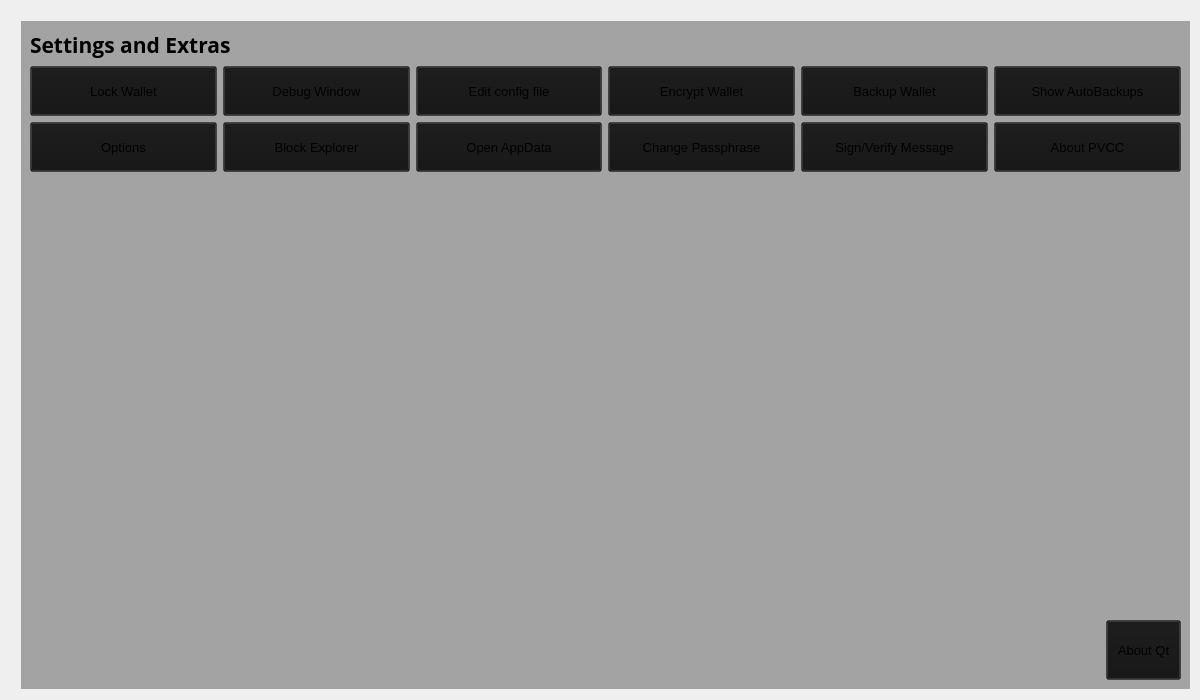
<?xml version="1.0" encoding="UTF-8"?>
<ui version="4.0">
 <class>SettingsPage</class>
 <widget class="QWidget" name="SettingsPage">
  <property name="windowModality">
   <enum>Qt::NonModal</enum>
  </property>
  <property name="enabled">
   <bool>true</bool>
  </property>
  <property name="geometry">
   <rect>
    <x>0</x>
    <y>0</y>
    <width>1200</width>
    <height>700</height>
   </rect>
  </property>
  <property name="sizePolicy">
   <sizepolicy hsizetype="Expanding" vsizetype="Expanding">
    <horstretch>0</horstretch>
    <verstretch>0</verstretch>
   </sizepolicy>
  </property>
  <property name="minimumSize">
   <size>
    <width>0</width>
    <height>0</height>
   </size>
  </property>
  <property name="acceptDrops">
   <bool>false</bool>
  </property>
  <property name="windowTitle">
   <string>Form</string>
  </property>
  <property name="styleSheet">
   <string notr="true"/>
  </property>
  <layout class="QGridLayout">
   <property name="sizeConstraint">
    <enum>QLayout::SetMaximumSize</enum>
   </property>
   <property name="leftMargin">
    <number>21</number>
   </property>
   <property name="topMargin">
    <number>21</number>
   </property>
   <property name="rightMargin">
    <number>10</number>
   </property>
   <item row="1" column="0">
    <widget class="QWidget" name="widget" native="true">
     <property name="sizePolicy">
      <sizepolicy hsizetype="Expanding" vsizetype="Expanding">
       <horstretch>0</horstretch>
       <verstretch>0</verstretch>
      </sizepolicy>
     </property>
     <property name="styleSheet">
      <string notr="true">background: transparent;
background-color: rgb(20, 20, 20, 0.35);
</string>
     </property>
     <layout class="QGridLayout" name="gridLayout01">
      <item row="2" column="0">
       <layout class="QHBoxLayout" name="horizontalLayout_3">
        <item>
         <widget class="QPushButton" name="options">
          <property name="minimumSize">
           <size>
            <width>0</width>
            <height>50</height>
           </size>
          </property>
          <property name="font">
           <font>
            <pointsize>10</pointsize>
           </font>
          </property>
          <property name="text">
           <string>Options</string>
          </property>
         </widget>
        </item>
        <item>
         <widget class="QPushButton" name="blockexplorer">
          <property name="minimumSize">
           <size>
            <width>0</width>
            <height>50</height>
           </size>
          </property>
          <property name="font">
           <font>
            <pointsize>10</pointsize>
           </font>
          </property>
          <property name="text">
           <string>Block Explorer</string>
          </property>
         </widget>
        </item>
        <item>
         <widget class="QPushButton" name="open_datafolder">
          <property name="minimumSize">
           <size>
            <width>0</width>
            <height>50</height>
           </size>
          </property>
          <property name="font">
           <font>
            <pointsize>10</pointsize>
           </font>
          </property>
          <property name="text">
           <string>Open AppData</string>
          </property>
         </widget>
        </item>
        <item>
         <widget class="QPushButton" name="changepassphrase">
          <property name="minimumSize">
           <size>
            <width>0</width>
            <height>50</height>
           </size>
          </property>
          <property name="font">
           <font>
            <pointsize>10</pointsize>
           </font>
          </property>
          <property name="text">
           <string>Change Passphrase</string>
          </property>
         </widget>
        </item>
        <item>
         <widget class="QPushButton" name="signmesage">
          <property name="minimumSize">
           <size>
            <width>0</width>
            <height>50</height>
           </size>
          </property>
          <property name="font">
           <font>
            <pointsize>10</pointsize>
           </font>
          </property>
          <property name="text">
           <string>Sign/Verify Message</string>
          </property>
         </widget>
        </item>
        <item>
         <widget class="QPushButton" name="aboutcoin">
          <property name="minimumSize">
           <size>
            <width>0</width>
            <height>50</height>
           </size>
          </property>
          <property name="font">
           <font>
            <pointsize>10</pointsize>
           </font>
          </property>
          <property name="text">
           <string>About PVCC</string>
          </property>
         </widget>
        </item>
       </layout>
      </item>
      <item row="6" column="0">
       <layout class="QHBoxLayout" name="horizontalLayout_5">
        <property name="bottomMargin">
         <number>0</number>
        </property>
        <item>
         <spacer name="horizontalSpacer">
          <property name="orientation">
           <enum>Qt::Horizontal</enum>
          </property>
          <property name="sizeHint" stdset="0">
           <size>
            <width>40</width>
            <height>20</height>
           </size>
          </property>
         </spacer>
        </item>
        <item>
         <widget class="QPushButton" name="aboutqt">
          <property name="minimumSize">
           <size>
            <width>60</width>
            <height>60</height>
           </size>
          </property>
          <property name="maximumSize">
           <size>
            <width>75</width>
            <height>16777215</height>
           </size>
          </property>
          <property name="font">
           <font>
            <pointsize>10</pointsize>
           </font>
          </property>
          <property name="text">
           <string>About Qt</string>
          </property>
         </widget>
        </item>
       </layout>
      </item>
      <item row="0" column="0">
       <layout class="QHBoxLayout" name="horizontalLayout_4">
        <property name="spacing">
         <number>7</number>
        </property>
        <item>
         <widget class="QLabel" name="label_5">
          <property name="font">
           <font>
            <family>Open Sans,sans-serif</family>
            <pointsize>16</pointsize>
            <weight>75</weight>
            <bold>true</bold>
           </font>
          </property>
          <property name="styleSheet">
           <string notr="true">background: transparent;</string>
          </property>
          <property name="text">
           <string>Settings and Extras</string>
          </property>
         </widget>
        </item>
        <item>
         <spacer name="horizontalSpacer_2">
          <property name="orientation">
           <enum>Qt::Horizontal</enum>
          </property>
          <property name="sizeHint" stdset="0">
           <size>
            <width>40</width>
            <height>20</height>
           </size>
          </property>
         </spacer>
        </item>
       </layout>
      </item>
      <item row="1" column="0">
       <layout class="QHBoxLayout" name="horizontalLayout_2">
        <item>
         <widget class="QPushButton" name="lockwallet">
          <property name="minimumSize">
           <size>
            <width>0</width>
            <height>50</height>
           </size>
          </property>
          <property name="font">
           <font>
            <pointsize>10</pointsize>
           </font>
          </property>
          <property name="text">
           <string>Lock Wallet</string>
          </property>
         </widget>
        </item>
        <item>
         <widget class="QPushButton" name="debugwindow">
          <property name="minimumSize">
           <size>
            <width>0</width>
            <height>50</height>
           </size>
          </property>
          <property name="font">
           <font>
            <pointsize>10</pointsize>
           </font>
          </property>
          <property name="text">
           <string>Debug Window</string>
          </property>
         </widget>
        </item>
        <item>
         <widget class="QPushButton" name="editconf">
          <property name="minimumSize">
           <size>
            <width>0</width>
            <height>50</height>
           </size>
          </property>
          <property name="font">
           <font>
            <pointsize>10</pointsize>
           </font>
          </property>
          <property name="text">
           <string>Edit config file</string>
          </property>
         </widget>
        </item>
        <item>
         <widget class="QPushButton" name="encryptwallet">
          <property name="minimumSize">
           <size>
            <width>0</width>
            <height>50</height>
           </size>
          </property>
          <property name="font">
           <font>
            <pointsize>10</pointsize>
           </font>
          </property>
          <property name="text">
           <string>Encrypt Wallet</string>
          </property>
         </widget>
        </item>
        <item>
         <widget class="QPushButton" name="backupwallet">
          <property name="minimumSize">
           <size>
            <width>0</width>
            <height>50</height>
           </size>
          </property>
          <property name="font">
           <font>
            <pointsize>10</pointsize>
           </font>
          </property>
          <property name="text">
           <string>Backup Wallet</string>
          </property>
         </widget>
        </item>
        <item>
         <widget class="QPushButton" name="show_autobackups">
          <property name="minimumSize">
           <size>
            <width>0</width>
            <height>50</height>
           </size>
          </property>
          <property name="font">
           <font>
            <pointsize>10</pointsize>
           </font>
          </property>
          <property name="text">
           <string>Show AutoBackups</string>
          </property>
         </widget>
        </item>
       </layout>
      </item>
      <item row="3" column="0">
       <spacer name="verticalSpacer">
        <property name="orientation">
         <enum>Qt::Vertical</enum>
        </property>
        <property name="sizeHint" stdset="0">
         <size>
          <width>20</width>
          <height>40</height>
         </size>
        </property>
       </spacer>
      </item>
     </layout>
    </widget>
   </item>
  </layout>
 </widget>
 <resources/>
 <connections/>
</ui>
